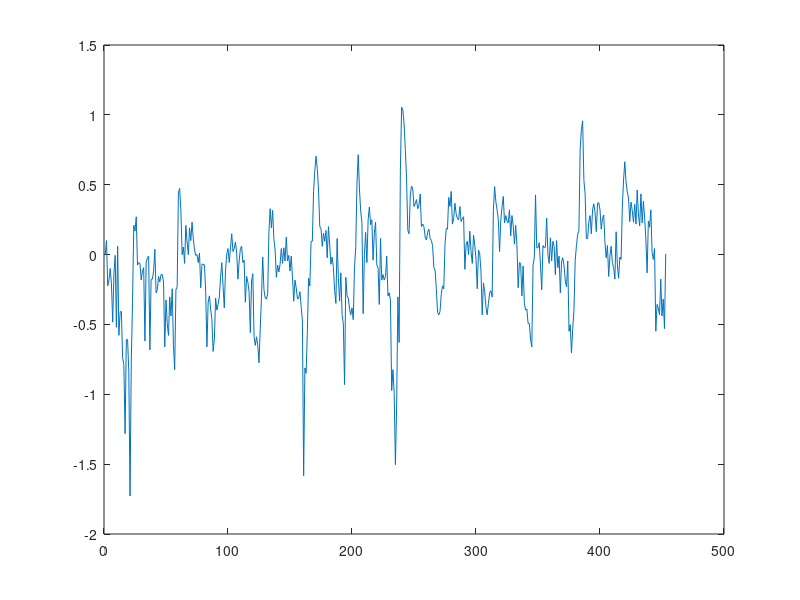

Here is the MATLAB script that generated this plot: (Note: this script raises an error after producing the figure.)
%modelling for Kassala
% Apply the better of your models to the data from Kassala. 
% Are the prediction errors similar? Are the results improved 
% if you re-estimate the model parameters based on the different 
% measurements? Locate the two measurement stations on a map and 
% discuss some possible reasons for the data to behave differently
% at the two locations.
load proj18
nvdi = Kassala.nvdi;
nvdi = double(nvdi/128) - 1;
nvdi = log(nvdi);%log was most normal distributed in jbtest and lillietest
MEAN_KASSALA  = mean(nvdi);
nvdi = nvdi - MEAN_KASSALA;
model_cut = floor(length(nvdi)*0.7);
m_Kassala = nvdi(1:model_cut);
v_Kassala = nvdi(model_cut + 1:end);

clear nvdi
%% PLOT INITIAL DATA
plot(m_Kassala)
my_plotter(m_Kassala)

%% Use A and C ploynomials form ELGeneina
A36 = [1 zeros(1,35) -1];
A_old = conv([1, -0.6834], A36);
C_old = 1;
Kassala_veg = filter(A_old, C_old, m_Kassala);
Kassala_veg = Kassala_veg(100:end);
my_plotter(Kassala_veg);
% we get white noise
figure
plot(Kassala_veg)
figure
whitenessTest(Kassala_veg)
clear Kassala_veg
%% MODELING THE VEGITATION
% removes sesonality
A36 = [1 zeros(1, 35) -1];
m_Kass = filter(A36, 1, m_Kassala);
m_Kass = m_Kass(50:end);
my_plotter(m_Kass);
%% get new A and C
A = [1 0]; %1 eller 2?
%C = [1 zeros(1,35) 0];
C = 1;
kas_mod_init = idpoly(A, [], C);
%kas_mod_init.Structure.c.Free = [zeros(1, 36) 1];
kas_model = pem(m_Kass, kas_mod_init);
present(kas_model)
SARIMA_kas = filter(kas_model.a, kas_model.c, m_Kass);
SARIMA_kas = SARIMA_kas(100:end);
my_plotter(SARIMA_kas);
% we get white noise
figure
plot(SARIMA_kas)
figure
whitenessTest(SARIMA_kas)
clear A C kas_mod_init SARIMA_kas
%% Preds for old model HOW do i judge the kvalle of a pred?
y = v_Kassala;
k = 5;
%pred using the ELGeneina model
A = A_old;%conv(vegitation_model.a, A36);
C = C_old;%vegitation_model.c;
[CS,AS] = equalLength(C, A);
[Fk,Gk1] = deconv(conv([1,zeros(1,k-1)],CS),AS);
pred_old = filter(Gk1,C,y);
%pred using new model
A = conv(kas_model.a, A36);
C = kas_model.c;
[CS,AS] = equalLength(C, A);
[Fk,Gk2] = deconv(conv([1,zeros(1,k-1)],CS),AS);
pred_new = filter(Gk2,C,y);

pred_old = pred_old(length(Gk1)+5: end);
pred_new = pred_new(length(Gk1)+5: end);

naivepred = zeros(1,length(y));
for i = 1:length(y)-k
    naivepred(i+k) = y(i);
end
y = y(length(Gk1)+5: end);
naivepred = naivepred(length(Gk1)+5: end);

%take away the transforms
pred_old = exp(pred_old+MEAN_KASSALA);
pred_new = exp(pred_new+MEAN_KASSALA);
y = exp(y+MEAN_KASSALA);
naivepred = exp(naivepred+MEAN_KASSALA);


%% plots
%plotta preds + ACF/PACF f?r felen samt ber?kna felvariansen
figure
subplot(2,1,1)
title('The 5-step predictions')

hold on
plot(pred_old,'r--')
plot(y,'b')
plot(naivepred,'g.-')
axis tight
legend('El-Genieinas model', 'validation data', 'naive prediction')
hold off
subplot(2,1,2)
hold on
plot(pred_new,'r--')
plot(y,'b')
plot(naivepred,'g.-')
axis tight
legend('Kassalas model', 'validation data', 'naive prediction')
hold off

errornaive = y-naivepred';
errorprediction1 = y - pred_old;
errorprediction2 = y - pred_new;
figure
subplot(3,1,1)
acf(errorprediction1,50,0.05,1);
title('ACF for the error in the 5-step prediction with El-Genieinas model')
subplot(3,1,2)
acf(errorprediction2,50,0.05,1);
title('ACF for the error in the 5-step prediction with Kassalas model')
subplot(3,1,3)
acf(errornaive,50,0.05,1);
title('ACF for the error in the 5-step prediction with the naive prediction')
%0.0705
variances  = [var(errorprediction1), var(errorprediction2), var(errornaive)]
